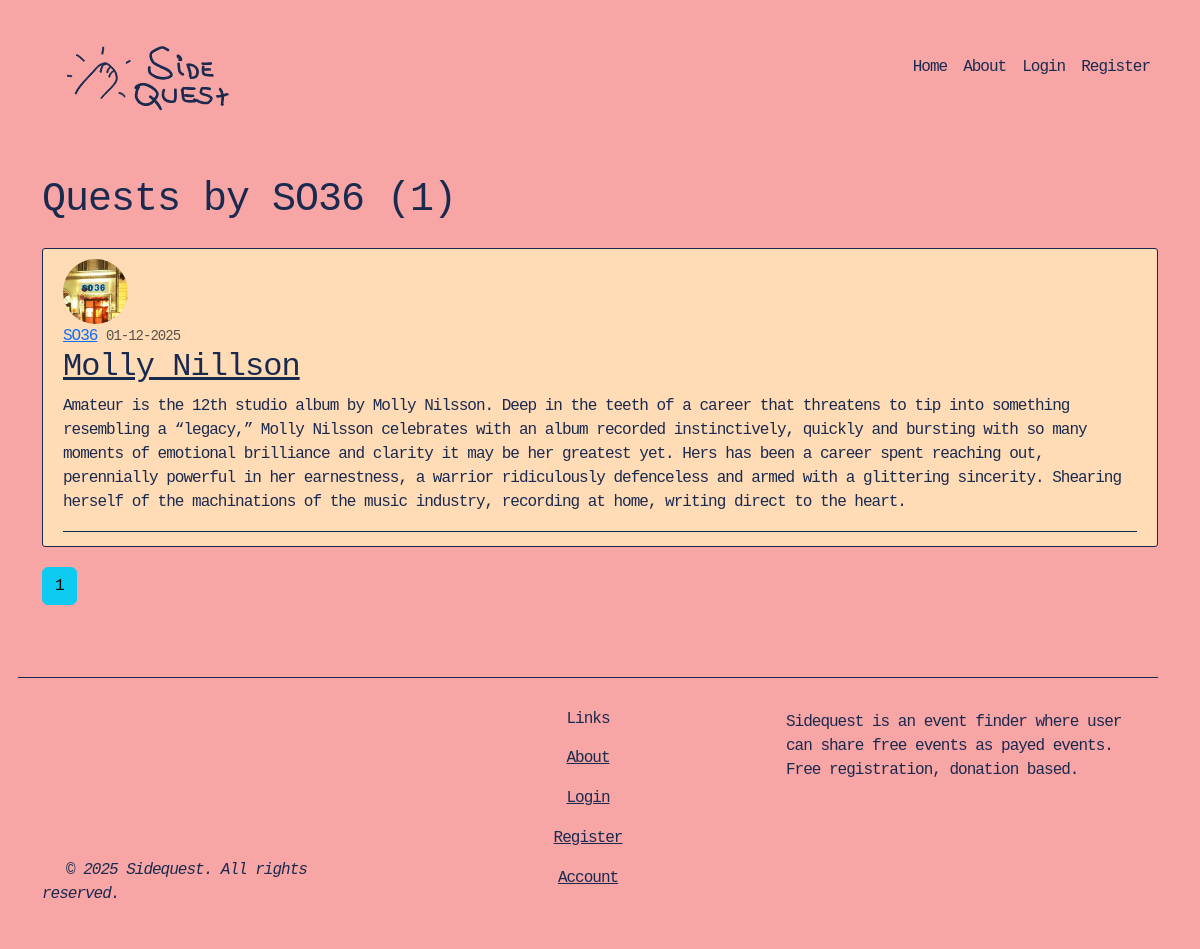
The app's page /user/SO36, older data.
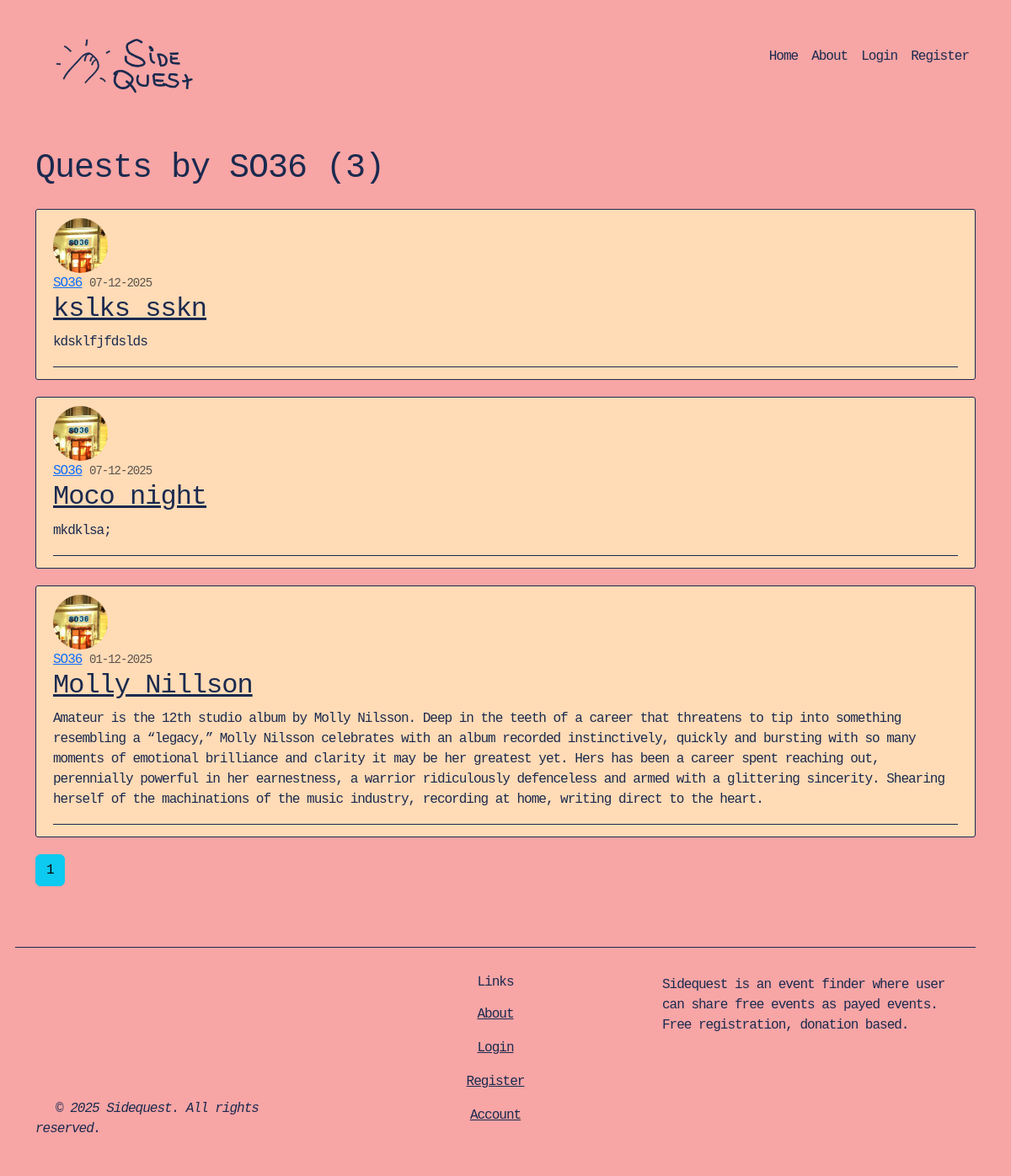
The same page, newer data.
### event_finder/models.py (models this page shows, shortened)
class Post(db.Model):
    id = db.Column(db.Integer, primary_key=True)
    title = db.Column(db.String(100), nullable=False)
    address = db.Column(db.String(255), nullable=False)
    latitude = db.Column(db.Float, nullable=False)
    longitude = db.Column(db.Float, nullable=False)
    date_posted = db.Column(db.DateTime, nullable=False, default=datetime.utcnow)
    event_date = db.Column(db.DateTime, nullable=False)
    duration_minutes = db.Column(db.Integer, nullable=True)
    image = db.Column(db.String(20), nullable=False, default='event_default.jpg')
    content = db.Column(db.Text, nullable=False)
    user_id = db.Column(db.Integer, db.ForeignKey('user.id'),
                        name='fk_author',
                        nullable=False)
    category_id = db.Column(db.Integer,
                            db.ForeignKey('category.id'),
                            name='fk_post_category',
                            nullable=False)

class User(db.Model, UserMixin):
    id = db.Column(db.Integer, primary_key=True)
    username = db.Column(db.String(20), unique=True, nullable=False)
    email = db.Column(db.String(120), unique=True, nullable=False)
    image_file = db.Column(db.String(20), nullable=False, default='default.jpg')
    password = db.Column(db.String(60), nullable=False)
    posts = db.relationship('Post', backref='author', lazy=True)

### event_finder/routes.py (the view)
@app.route("/user/<string:username>")
def user_posts(username):
    page = request.args.get('page', 1, type=int) #1 is the default value for 1. type is the accepted data type as an input
    user = User.query.filter_by(username=username).first_or_404()
    posts = Post.query.filter_by(author=user)\
        .order_by(Post.date_posted.desc())\
        .paginate(page=page, per_page=5)
    return render_template('user_posts.html', posts=posts, user=user)

### event_finder/templates/user_posts.html
{% extends "layout.html" %}
{% block content %}
    <div class="section pb-2">
        <h1 class="mb-3"> Quests by {{ user.username }} ({{ posts.total }})</h1>
    </div>
    {% for post in posts.items %}
        <article class="media content-section">
            <img class="rounded-circle article-img" src="{{ url_for('static', filename='profile_pics/' + post.author.image_file) }}">
            <div class="media-body">
                <div class="article-metadata">
                    <a class="mr-2" href="{{url_for('user_posts', username=post.author.username)}} ">{{ post.author.username }}</a>
                    <small class="text-muted">{{ post.date_posted.strftime('%d-%m-%Y')}}</small>
                    <h2><a class ="article-title" href="{{ url_for('post', post_id=post.id) }}">{{post.title}}</a></h2>
                    <p class="article-content">{{ post.content }}</p>
                </div>
            </div>
       </article>
    {% endfor %}
    {% for page_num in posts.iter_pages(left_edge=1, right_edge=1, left_current=1, right_current=1) %}
        {% if page_num%}
            {% if posts.page == page_num %}
                <a class="btn btn-info mb-4" href="{{ url_for('user_posts', username=user.username, page=page_num)}}">{{ page_num }}</a>
            {% else %}
                <a class="btn btn-outline-info mb-4" href="{{ url_for('user_posts', username=user.username, page=page_num)}}">{{ page_num }}</a>
            {% endif %}
        {% else %}
            ...
        {% endif %}
    {% endfor %}
{% endblock content %}

Row changes from the older to the newer data that the page shows:
added Post: image_file (picture), author.username "SO36", date_posted "07-12-2025", title "kslks sskn", content "kdsklfjfdslds"
added Post: image_file (picture), author.username "SO36", date_posted "07-12-2025", title "Moco night", content "mkdklsa;"
Text that changed along with them:
{{ posts.total }}: "1" → "3"
